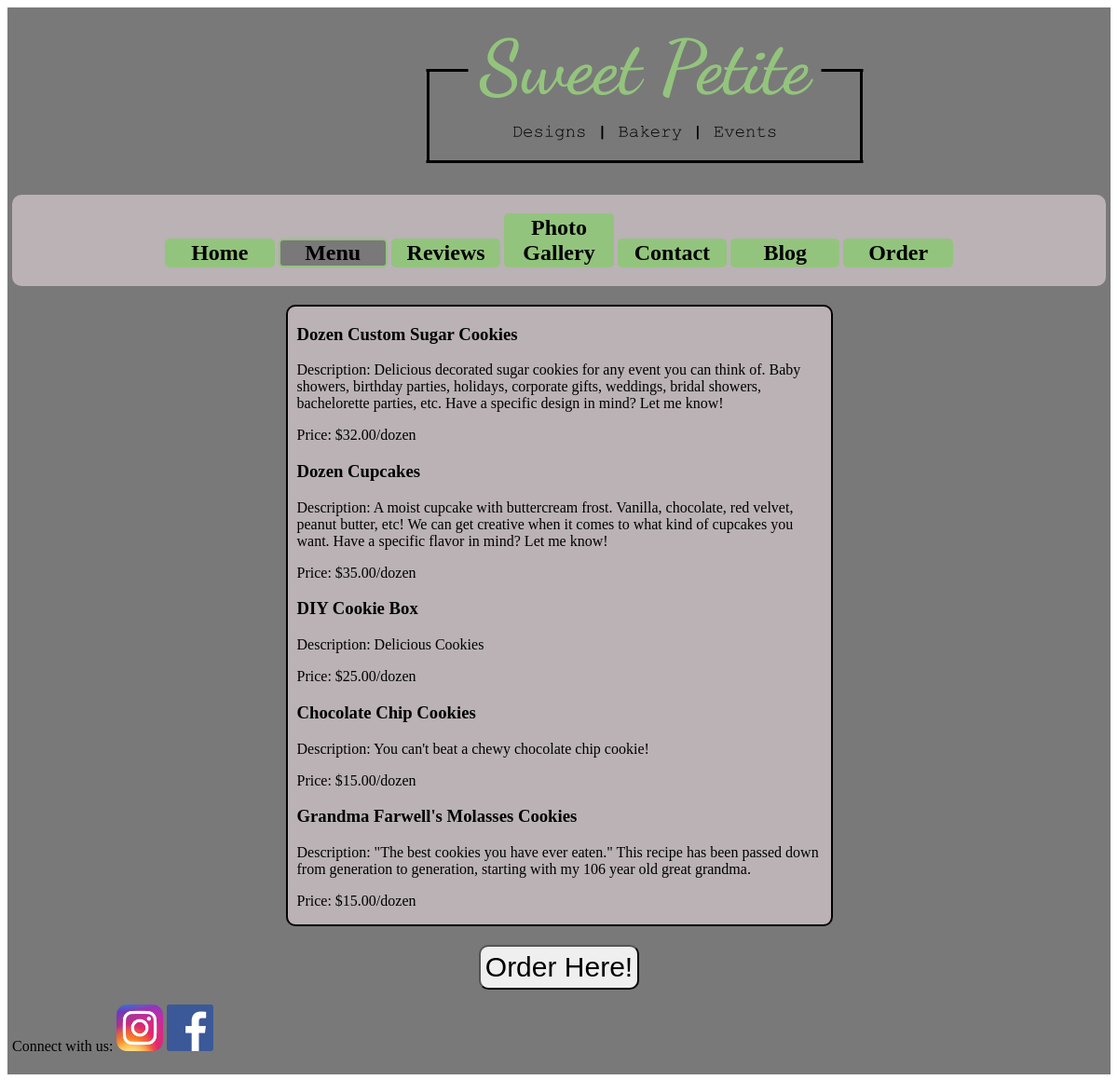
Before: /menu with the older database file.
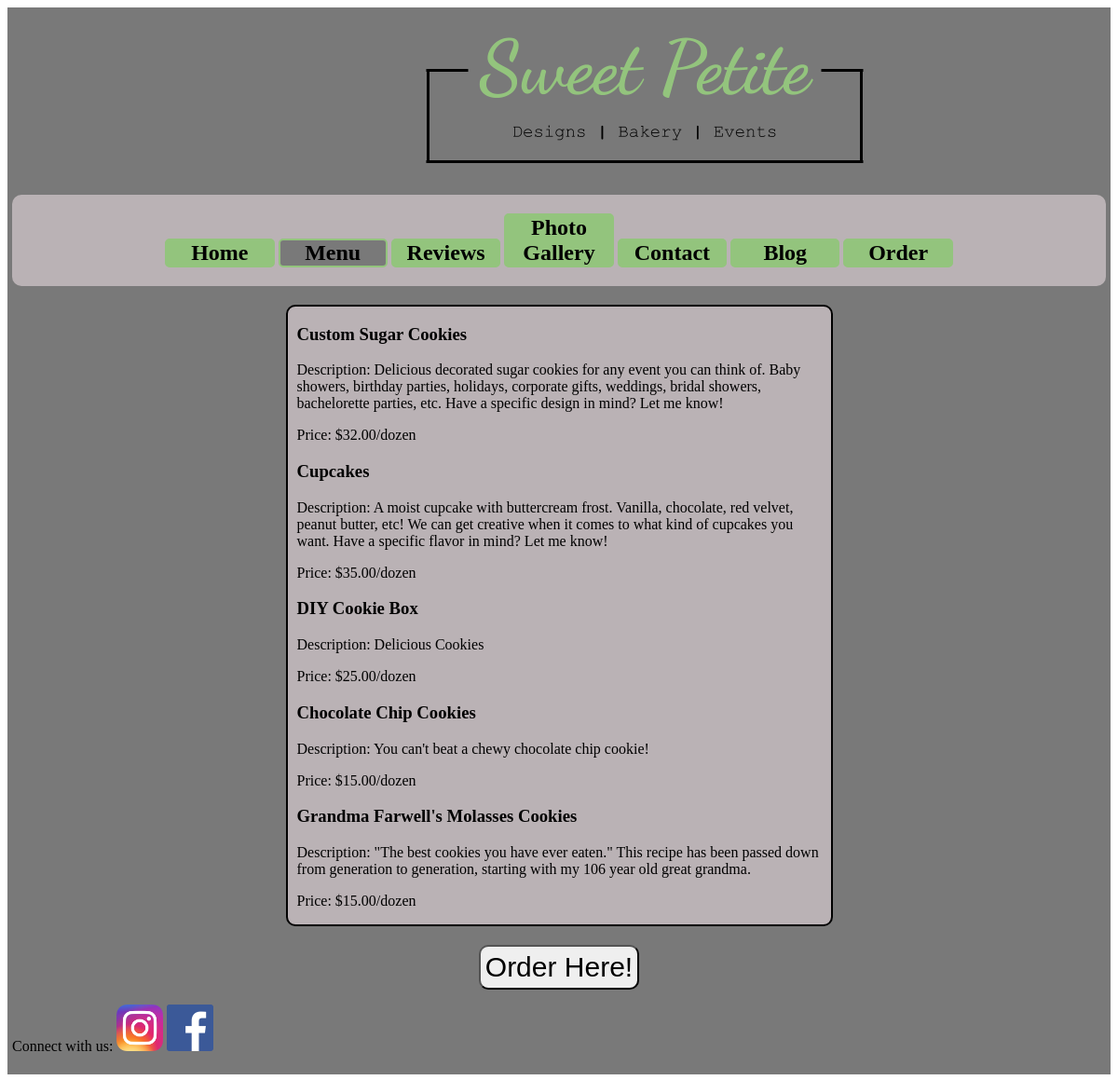
After: the same page with the newer database file.
### sweet_petite_app/models.py (models this page shows, shortened)
class Goods(models.Model):
    name=models.CharField(max_length=255)
    price=models.IntegerField()
    description=models.CharField(max_length=255)
    picture=models.ImageField(upload_to ='imgs/')
    created_at=models.DateTimeField(auto_now_add=True)
    updated_at=models.DateTimeField(auto_now=True)

### sweet_petite_app/views.py (the view)
# urls.py: path('menu', views.menu),
def menu(request):
    context={
        "goods":Goods.objects.all
    }
    return render(request, "menu.html", context)

### sweet_petite_app/templates/menu.html (shortened to what this page needs)
<!DOCTYPE html>
<html lang="en">
<head>
    {% load static %}
    <link rel="stylesheet" href="{% static 'css/menu.css' %}">
</head>
<body>
    <div id="wrapper">
        <div id="header">
            <a href="/"><img id="logo" src="{% static 'imgs/logo.png' %}" alt="SPD Logo"></a>
        </div>
        <div id="nav">
    <a href="/"><h2>Home</h2></a>
    <a href="/menu"><h2 style="background-color:#797979">Menu</h2></a>
    <a href="/reviews"><h2>Reviews</h2></a>
    <a href="/photos"><h2>Photo Gallery</h2></a>
    <a href="/contact"><h2>Contact</h2></a>
    <a href="/blog"><h2>Blog</h2></a>
    <a href="/order"><h2>Order</h2></a>
        </div>
            <div id="menu">
                {% for good in goods %}
                <h3>{{good.name}}</h3>
                <p>Description: {{good.description}}</p>
                <p>Price: ${{good.price}}.00/dozen</p>
                {% endfor %}
            </div></br>
            <div id="button">
            <a href="/order"><button>Order Here!</button></a>
        </div>
            <div id="footer">
                <p>Connect with us: <a href="https://www.instagram.com/sweetpetite_designs/" target="_blank"><img src="{% static 'imgs/instagram.png' %}" alt='instagram' style="width: 50px; height: 50px;"></a> <a href="https://www.facebook.com/sweetpetitedesigns1/" target="_blank"><img src="{% static 'imgs/facebook.png' %}" alt="facebook" style="width: 50px; height: 50px;"></a></p>
            </div>
        </div>
</body>
</html>

Changed rows visible on the page:
changed Goods: name "Dozen Custom Sugar Cookies" → "Custom Sugar Cookies"
changed Goods: name "Dozen Cupcakes" → "Cupcakes"
